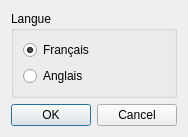
<?xml version="1.0" encoding="UTF-8"?>
<ui version="4.0">
 <class>Preferencies</class>
 <widget class="QDialog" name="Preferencies">
  <property name="geometry">
   <rect>
    <x>0</x>
    <y>0</y>
    <width>170</width>
    <height>120</height>
   </rect>
  </property>
  <property name="windowTitle">
   <string>Préférences</string>
  </property>
  <property name="windowIcon">
   <iconset resource="../resources.qrc">
    <normaloff>:/icons/preferences</normaloff>:/icons/preferences</iconset>
  </property>
  <layout class="QVBoxLayout" name="verticalLayout">
   <item>
    <widget class="QGroupBox" name="groupBox">
     <property name="title">
      <string>Langue</string>
     </property>
     <layout class="QVBoxLayout" name="verticalLayout_2">
      <item>
       <widget class="QRadioButton" name="frenchRadioButton">
        <property name="text">
         <string>Français</string>
        </property>
        <property name="checked">
         <bool>true</bool>
        </property>
       </widget>
      </item>
      <item>
       <widget class="QRadioButton" name="englishRadioButton">
        <property name="text">
         <string>Anglais</string>
        </property>
       </widget>
      </item>
     </layout>
    </widget>
   </item>
   <item>
    <widget class="QDialogButtonBox" name="buttonBox">
     <property name="orientation">
      <enum>Qt::Horizontal</enum>
     </property>
     <property name="standardButtons">
      <set>QDialogButtonBox::Cancel|QDialogButtonBox::Ok</set>
     </property>
    </widget>
   </item>
  </layout>
 </widget>
 <resources>
  <include location="../resources.qrc"/>
 </resources>
 <connections>
  <connection>
   <sender>buttonBox</sender>
   <signal>accepted()</signal>
   <receiver>Preferencies</receiver>
   <slot>accept()</slot>
   <hints>
    <hint type="sourcelabel">
     <x>248</x>
     <y>254</y>
    </hint>
    <hint type="destinationlabel">
     <x>157</x>
     <y>274</y>
    </hint>
   </hints>
  </connection>
  <connection>
   <sender>buttonBox</sender>
   <signal>rejected()</signal>
   <receiver>Preferencies</receiver>
   <slot>reject()</slot>
   <hints>
    <hint type="sourcelabel">
     <x>316</x>
     <y>260</y>
    </hint>
    <hint type="destinationlabel">
     <x>286</x>
     <y>274</y>
    </hint>
   </hints>
  </connection>
 </connections>
</ui>
